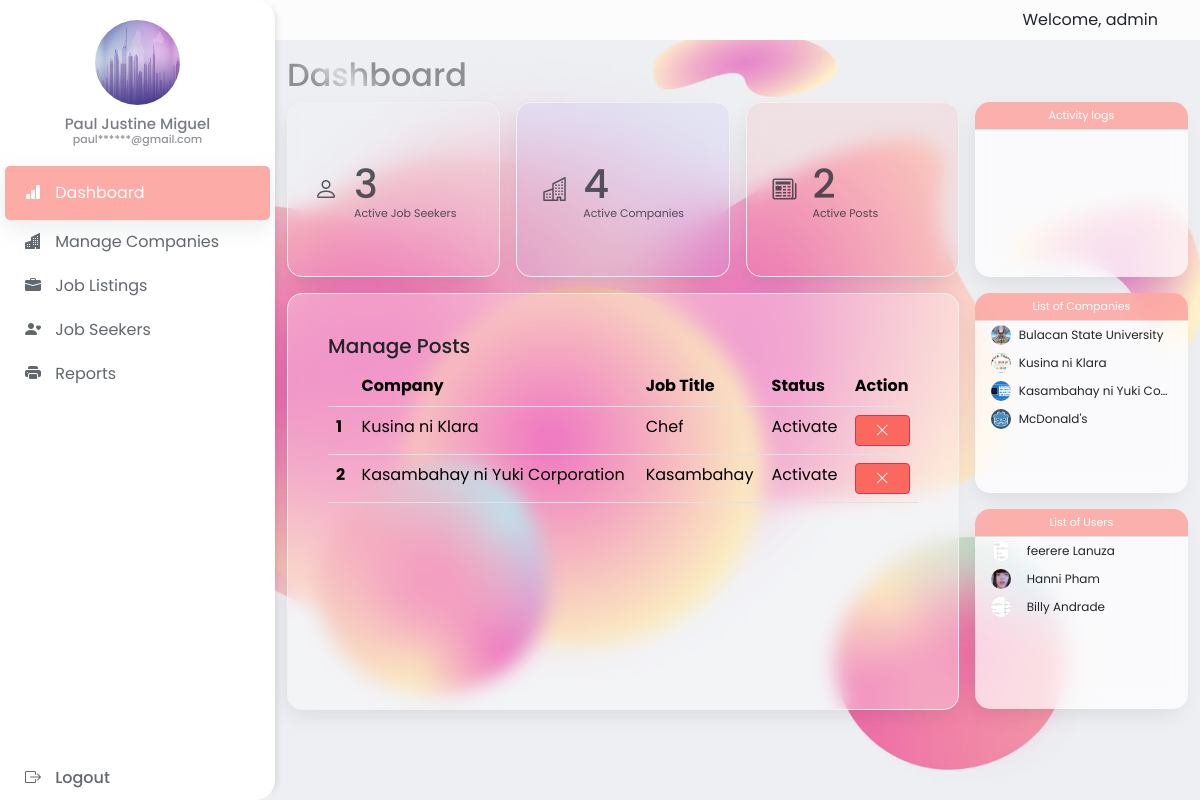
Screenshot of /admin_dashboard/ (signed in) with the database file from the repository.
### venari/models.py (models this page shows, shortened)
class post_jobs(models.Model):
    company = models.ForeignKey(company, on_delete=models.CASCADE)
    start_date = models.DateField()
    end_date = models.DateField()
    title = models.CharField(max_length=200)
    jobtype = models.CharField(max_length=50, null = True)
    salary = models.FloatField()
    image = models.ImageField(upload_to="")
    description = models.TextField(max_length=400)
    experience = models.CharField(max_length=100)
    location = models.CharField(max_length=100)
    status = models.CharField(max_length=20, null=True)
    skills = models.CharField(max_length=200)
    creation_date = models.DateField()

class company(models.Model):
    user = models.ForeignKey(User, on_delete=models.CASCADE)
    phone_number = models.IntegerField(max_length=20)
    email = models.CharField(max_length=100, null=True)
    password = models.CharField(max_length=100, null= True)
    company_logo = models.ImageField(upload_to="")
    gender = models.CharField(max_length=10, null=True)
    user_type = models.CharField(max_length=30)
    company_name = models.CharField(max_length=100)
    company_ceo = models.CharField(max_length=100)
    company_established = models.DateField()
    company_location = models.CharField(max_length=100)
    status = models.CharField(max_length=50, null = True)

class job_seeker(models.Model):
    user = models.ForeignKey(User, on_delete=models.CASCADE)
    status = models.CharField(max_length=50, null = True)
    password = models.CharField(max_length=100, null= True)
    email = models.CharField(max_length=100, null=True)
    phone_number = models.IntegerField(max_length=20)
    profile_image = models.ImageField(upload_to="")
    gender = models.CharField(max_length=10, null=True)
    address = models.CharField(max_length=100, null=True)
    occupation = models.CharField(max_length=100, null=True)
    age = models.CharField(max_length=15, null=True)
    user_type = models.CharField(max_length=30)
    bio = models.CharField(max_length=100, null=True)
    bookmarks = models.ManyToManyField('post_jobs', blank=True)
    resume = models.FileField(upload_to='', null=True)
    skills = models.CharField(max_length=100, null=True)

### venari/views.py (the view, shortened to what this page needs)
# urls.py: path("admin_dashboard/", views.admin_dashboard, name="admin dashboard"),
def admin_dashboard(request):
    if not request.user.is_authenticated:
        return redirect("/admin_login")
    active_company = company.objects.filter(status='Accepted')
    active_company_counts = active_company.count()
    active_jobseeker = job_seeker.objects.filter(status='Activate')
    active_jobseeker_count = active_jobseeker.count()
    active_post = post_jobs.objects.filter(status__in=['Activate', 'Deactivate'])
    active_post_counts = active_post.count()
    log_file_path = os.path.join('venari', 'admin_logs', 'logfile.log')
    logs = []
    try:
        with open(log_file_path, 'r') as log_file:
            logs = log_file.read().splitlines()
    except FileNotFoundError:
        pass
    formatted_logs = []
    context = {
        'all_companies': active_company,
        'all_applicants': active_jobseeker,
        'all_companies_count': active_company_counts,
        'all_jobseeker_count': active_jobseeker_count,
        'all_post': active_post,
        'all_post_counts': active_post_counts,
        'logs': formatted_logs
    }
    return render(request, "admin_dashboard.html", context)

### venari/templates/admin_dashboard.html (shortened to what this page needs)
<!DOCTYPE html>
<html lang="en">
<head>
    <link href="https://cdn.jsdelivr.net/npm/bootstrap@5.3.2/dist/css/bootstrap.min.css" rel="stylesheet"
>
    <!-- {% load static %}
<link rel="stylesheet" type="text/css" href="{% static "css/admin-dashboard.css" %}"> -->
    <link rel="stylesheet" href="./../static/css/admin-dashboard.css">
    <link rel="stylesheet" href="https://cdn.jsdelivr.net/npm/bootstrap-icons@1.11.2/font/bootstrap-icons.min.css">
</head>
<body style="font-family: Poppins;">
    <div>
        {% include 'adminSB_NB.html' %}
    </div>
    <div id="main">
        <div class="container mt-3">
            <h2 id="headDash">Dashboard</h2>
            <div class="row justify-content-center align-items-center g-lg-3 g-2">
                <div class="col-xl-3 col-md-6 ">
                    <div class="card border-0 d-flex flex-row align-items-center dash-cards" style="min-height: 175px;"
                        id="dash-card1">
                        <div class="row g-0">
                            <div class="card-body">
                                <div class="d-flex align-items-center">
                                    <div class="flex-shrink-0 fs-4 me-3 pb-0">
                                        <i class="bi bi-person"></i>
                                    </div>
                                    <div class="flex-grow-1 text-start">
                                        <h1 class="card-title mb-0 pb-0">{{ all_jobseeker_count }}</h1>
                                        <p class="text-muted dash-card-label pt-0 pb-0 mb-0">
                                            Active Job Seekers
                                        </p>
                                    </div>
                                </div>
                            </div>
                        </div>
                    </div>
                </div>
                <div class="col-xl-3 col-md-6 ">
                    <div class="card border-0 d-flex flex-row align-items-center dash-cards" style="min-height: 175px;"
                        id="dash-card2">
                        <div class="row g-0">
                            <div class="card-body">
                                <div class="d-flex align-items-center">
                                    <div class="flex-shrink-0 fs-4 me-3 pb-0">
                                        <i class="bi bi-buildings"></i>
                                    </div>
                                    <div class="flex-grow-1 text-start">
                                        <h1 class="card-title mb-0 pb-0">{{ all_companies_count }}</h1>
                                        <p class="text-muted dash-card-label pt-0 pb-0 mb-0">
                                            Active Companies
                                        </p>
                                    </div>
                                </div>
                            </div>
                        </div>
                    </div>
                </div>
                <div class="col-xl-3 col-md-6 ">
                    <div class="card border-0 d-flex flex-row align-items-center dash-cards" style="height: 175px;"
                        id="dash-card3">
                        <div class="row g-0">
                            <div class="card-body">
                                <div class="d-flex align-items-center">
                                    <div class="flex-shrink-0 fs-4 me-3 pb-0">
                                        <i class="bi bi-newspaper"></i>
                                    </div>
                                    <div class="flex-grow-1 text-start">
                                        <h1 class="card-title mb-0 pb-0">{{ all_post_counts }}</h1>
                                        <p class="text-muted dash-card-label pt-0 pb-0 mb-0">
                                            Active Posts
                                        </p>
                                    </div>
                                </div>
                            </div>
                        </div>
                    </div>
                </div>
                <div class="col-xl-3 col-md-6">
                    <div class="card border-0 p-2 align-items-start dash-cards" style="height: 175px;" id="dash-card4">
                        <div class="text-center w-100 p-2 dash-card-label z-1" id="act-logs-label">
                            Activity logs
                        </div>
                        <div class="card-body h-100 w-100 px-2 overflow-x-hidden mt-3 text-wrap">
                        </div>
                    </div>
                </div>
                <div class="col-12">
                    <div class="row justify-content-center g-lg-3 g-2 ">
                        <div class="col-9 d-flex">
                            <div class="card border-0 overflow-auto p-2 p-lg-4 flex-grow-1 dash-cards"
                                style="max-width: 1080px; height: 417px;" id="dash-card5">
                                <div class="card-body">
                                    <h5 class="card-title">Manage Posts</h5>
                                    <div class="">
                                        <table class="table table-hover" id="dash_table">
                                            <thead>
                                                <tr>
                                                    <th scope="col"></th>
                                                    <th scope="col">Company</th>
                                                    <th scope="col">Job Title</th>
                                                    <th scope="col">Status</th>
                                                    <th scope="col">Action</th>
                                                </tr>
                                            </thead>
                                            <tbody>
                                                {% for post in all_post %}
                                                <tr>
                                                    <th scope="row">{{ forloop.counter }}</th>
                                                    <td>{{ post.company.company_name }}</td>
                                                    <td>{{ post.title }}</td>
                                                    <td>
                                                        {{ post.status }}
                                                    </td>
                                                    <td>
                                                        <div class="row justify-content-center align-items-center g-2">
                                                            {% if post.status == 'Activate' %}
                                                            <div class="col" title="Archive">
                                                                <button id="deactivateButton" role="button"
                                                                    class="btn col-12 btn-danger btn-sm"
                                                                    data-bs-toggle="modal"
                                                                    data-bs-target="#deactivateModal"
                                                                    data-post-id="{{post.id}}" data-status="Deactivate">
                                                                    <i class="bi bi-x-lg">
                                                                    </i>
                                                                </button>
                                                            </div>
                                                            {% endif %}
                                                        </div>
                                                    </td>
                                                </tr>
                                                {% endfor %}
                                            </tbody>
                                        </table>
                                    </div>
                                </div>
                            </div>
                        </div>
                        <div class="col-3">
                            <div class="row justify-content-center align-items-center g-lg-3 g-2">
                                <div class="col-12">
                                    <div class="card border-0 p-0 pt-3 dash-cards" style="height: 200px;"
                                        id="dash-card6">
                                        <div class="text-center w-100 p-2 dash-card-label z-1" id="company-list-label">
                                            List of Companies
                                        </div>
                                        <div class="card-body px-0">
                                            {% for company in all_companies %}
                                            <div class="card px-3 py-0 rounded-2 border-0 mb-2 m-0 company-list-card">
                                                <div class="d-flex align-items-center text-start justify-content-start">
                                                    <div class="flex-shrink-0 ms-0" id="companiesListPicContainer">
                                                        <img src="{{company.company_logo.url}}"
                                                            class="d-none d-lg-block" alt="..." id="companiesListPic">
                                                    </div>
                                                    <div class="flex-grow-1 ms-2 text-truncate company-name">
                                                        {{ company.company_name }}
                                                    </div>
                                                </div>
                                            </div>
                                            {% endfor %}
                                        </div>
                                    </div>
                                </div>
                                <div class="col-12">
                                    <div class="card border-0 p-0 pt-3 dash-cards" style="height: 200px;"
                                        id="dash-card7">
                                        <div class="text-center w-100 p-2 dash-card-label z-1" id="users-list-label">
                                            List of Users
                                        </div>
                                        <div class="card-body px-0">
                                            {% for applicants in all_applicants %}
                                            <div class="card px-3 py-0 rounded-4 border-0 mb-2 user-list-card">
                                                <div class="d-flex align-items-center text-start justify-content-start">
                                                    <div class="flex-shrink-0" id="usersListPicContainer">
                                                        <img src="{{applicants.profile_image.url}}"
                                                            class="d-none d-lg-block" alt="..." id="usersListPic">
                                                    </div>
                                                    <div class="flex-grow-1 ms-3 text-truncate user-list-name">
                                                        {{ applicants.user.first_name }} {{applicants.user.last_name}}
                                                    </div>
                                                </div>
                                            </div>
                                            {% endfor %}
                                        </div>
                                    </div>
                                </div>
                            </div>
                        </div>
                    </div>
                </div>
            </div>
        </div>
    </div>
</body>
</html>

### rows the page displays
post_jobs: company.company_name "Kusina ni Klara", title "Chef", status "Activate"
post_jobs: company.company_name "Kasambahay ni Yuki Corporation", title "Kasambahay", status "Activate"
company: company_logo (picture), company_name "Bulacan State University"
company: company_logo (picture), company_name "Kusina ni Klara"
company: company_logo (picture), company_name "Kasambahay ni Yuki Co…"
company: company_logo (picture), company_name "McDonald's"
job_seeker: profile_image (picture), user.first_name "feerere", user.last_name "Lanuza"
job_seeker: profile_image (picture), user.first_name "Hanni", user.last_name "Pham"
job_seeker: profile_image (picture), user.first_name "Billy", user.last_name "Andrade"

### other values shown
{{ all_jobseeker_count }} "3"
{{ all_companies_count }} "4"
{{ all_post_counts }} "2"
